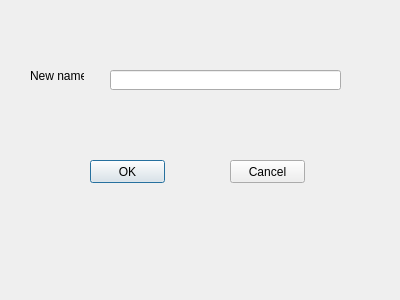
<?xml version="1.0" encoding="UTF-8"?>
<ui version="4.0">
 <class>add_id_dialog</class>
 <widget class="QDialog" name="add_id_dialog">
  <property name="geometry">
   <rect>
    <x>0</x>
    <y>0</y>
    <width>400</width>
    <height>300</height>
   </rect>
  </property>
  <property name="windowTitle">
   <string>Dialog</string>
  </property>
  <widget class="QLabel" name="label">
   <property name="geometry">
    <rect>
     <x>30</x>
     <y>70</y>
     <width>54</width>
     <height>12</height>
    </rect>
   </property>
   <property name="text">
    <string>New name</string>
   </property>
  </widget>
  <widget class="QLineEdit" name="lineEdit">
   <property name="geometry">
    <rect>
     <x>110</x>
     <y>70</y>
     <width>231</width>
     <height>20</height>
    </rect>
   </property>
  </widget>
  <widget class="QPushButton" name="okButton">
   <property name="geometry">
    <rect>
     <x>90</x>
     <y>160</y>
     <width>75</width>
     <height>23</height>
    </rect>
   </property>
   <property name="text">
    <string>OK</string>
   </property>
  </widget>
  <widget class="QPushButton" name="cancelButton">
   <property name="geometry">
    <rect>
     <x>230</x>
     <y>160</y>
     <width>75</width>
     <height>23</height>
    </rect>
   </property>
   <property name="text">
    <string>Cancel</string>
   </property>
  </widget>
 </widget>
 <resources/>
 <connections/>
</ui>
